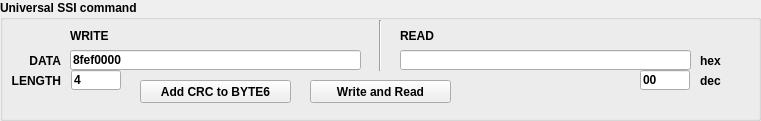
    <widget class="QGroupBox" name="groupBox_6">
     <property name="geometry">
      <rect>
       <x>10</x>
       <y>180</y>
       <width>761</width>
       <height>121</height>
      </rect>
     </property>
     <property name="minimumSize">
      <size>
       <width>0</width>
       <height>50</height>
      </size>
     </property>
     <property name="font">
      <font>
       <weight>75</weight>
       <bold>true</bold>
      </font>
     </property>
     <property name="title">
      <string>Universal SSI command</string>
     </property>
     <widget class="QLineEdit" name="lineEditSSIWriteData">
      <property name="geometry">
       <rect>
        <x>70</x>
        <y>50</y>
        <width>291</width>
        <height>20</height>
       </rect>
      </property>
      <property name="minimumSize">
       <size>
        <width>150</width>
        <height>0</height>
       </size>
      </property>
      <property name="accessibleName">
       <string>WriteData</string>
      </property>
      <property name="inputMask">
       <string/>
      </property>
      <property name="text">
       <string>8fef0000</string>
      </property>
      <property name="maxLength">
       <number>32767</number>
      </property>
     </widget>
     <widget class="QLineEdit" name="lineEditSSIReadData">
      <property name="geometry">
       <rect>
        <x>400</x>
        <y>50</y>
        <width>291</width>
        <height>20</height>
       </rect>
      </property>
      <property name="minimumSize">
       <size>
        <width>150</width>
        <height>0</height>
       </size>
      </property>
      <property name="accessibleName">
       <string>ReadData</string>
      </property>
      <property name="inputMask">
       <string/>
      </property>
      <property name="text">
       <string/>
      </property>
      <property name="readOnly">
       <bool>true</bool>
      </property>
     </widget>
     <widget class="QLabel" name="label_18">
      <property name="geometry">
       <rect>
        <x>400</x>
        <y>20</y>
        <width>101</width>
        <height>31</height>
       </rect>
      </property>
      <property name="font">
       <font>
        <weight>75</weight>
        <bold>true</bold>
       </font>
      </property>
      <property name="text">
       <string>READ</string>
      </property>
      <property name="alignment">
       <set>Qt::AlignLeading|Qt::AlignLeft|Qt::AlignVCenter</set>
      </property>
     </widget>
     <widget class="CustomControls::PushButton" name="pushButtonSSIWriteRead">
      <property name="geometry">
       <rect>
        <x>310</x>
        <y>80</y>
        <width>141</width>
        <height>23</height>
       </rect>
      </property>
      <property name="font">
       <font>
        <weight>75</weight>
        <bold>true</bold>
       </font>
      </property>
      <property name="accessibleName">
       <string>SSIWriteRead()</string>
      </property>
      <property name="text">
       <string>Write and Read</string>
      </property>
     </widget>
     <widget class="QLabel" name="label_19">
      <property name="geometry">
       <rect>
        <x>70</x>
        <y>20</y>
        <width>131</width>
        <height>31</height>
       </rect>
      </property>
      <property name="font">
       <font>
        <weight>75</weight>
        <bold>true</bold>
       </font>
      </property>
      <property name="text">
       <string>WRITE</string>
      </property>
      <property name="alignment">
       <set>Qt::AlignLeading|Qt::AlignLeft|Qt::AlignVCenter</set>
      </property>
     </widget>
     <widget class="QLabel" name="label_32">
      <property name="geometry">
       <rect>
        <x>700</x>
        <y>50</y>
        <width>41</width>
        <height>21</height>
       </rect>
      </property>
      <property name="text">
       <string>hex</string>
      </property>
     </widget>
     <widget class="QLineEdit" name="lineEditSSIWriteDataCount">
      <property name="geometry">
       <rect>
        <x>71</x>
        <y>70</y>
        <width>50</width>
        <height>20</height>
       </rect>
      </property>
      <property name="minimumSize">
       <size>
        <width>50</width>
        <height>0</height>
       </size>
      </property>
      <property name="accessibleName">
       <string>WriteData</string>
      </property>
      <property name="inputMask">
       <string/>
      </property>
      <property name="text">
       <string>4</string>
      </property>
      <property name="readOnly">
       <bool>true</bool>
      </property>
     </widget>
     <widget class="QLabel" name="label_61">
      <property name="geometry">
       <rect>
        <x>10</x>
        <y>50</y>
        <width>51</width>
        <height>21</height>
       </rect>
      </property>
      <property name="text">
       <string>DATA</string>
      </property>
      <property name="alignment">
       <set>Qt::AlignRight|Qt::AlignTrailing|Qt::AlignVCenter</set>
      </property>
     </widget>
     <widget class="QLabel" name="label_62">
      <property name="geometry">
       <rect>
        <x>0</x>
        <y>70</y>
        <width>61</width>
        <height>21</height>
       </rect>
      </property>
      <property name="text">
       <string>LENGTH</string>
      </property>
      <property name="alignment">
       <set>Qt::AlignRight|Qt::AlignTrailing|Qt::AlignVCenter</set>
      </property>
     </widget>
     <widget class="QLineEdit" name="lineEditSSIReadDataCount">
      <property name="geometry">
       <rect>
        <x>640</x>
        <y>70</y>
        <width>50</width>
        <height>20</height>
       </rect>
      </property>
      <property name="minimumSize">
       <size>
        <width>50</width>
        <height>0</height>
       </size>
      </property>
      <property name="accessibleName">
       <string>WriteData</string>
      </property>
      <property name="inputMask">
       <string/>
      </property>
      <property name="text">
       <string>00</string>
      </property>
      <property name="readOnly">
       <bool>false</bool>
      </property>
     </widget>
     <widget class="QLabel" name="label_63">
      <property name="geometry">
       <rect>
        <x>700</x>
        <y>70</y>
        <width>41</width>
        <height>21</height>
       </rect>
      </property>
      <property name="text">
       <string>dec</string>
      </property>
     </widget>
     <widget class="CustomControls::PushButton" name="pushButtonSSICRC">
      <property name="geometry">
       <rect>
        <x>140</x>
        <y>80</y>
        <width>151</width>
        <height>23</height>
       </rect>
      </property>
      <property name="accessibleName">
       <string>SPICRC()</string>
      </property>
      <property name="text">
       <string>Add CRC to BYTE6</string>
      </property>
     </widget>
     <widget class="Line" name="line_5">
      <property name="geometry">
       <rect>
        <x>370</x>
        <y>20</y>
        <width>21</width>
        <height>51</height>
       </rect>
      </property>
      <property name="orientation">
       <enum>Qt::Vertical</enum>
      </property>
     </widget>
    </widget>
